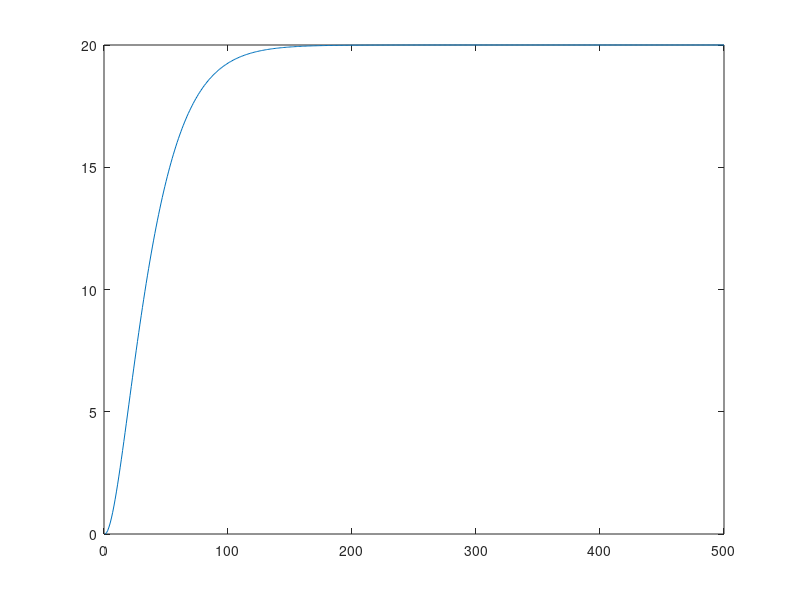
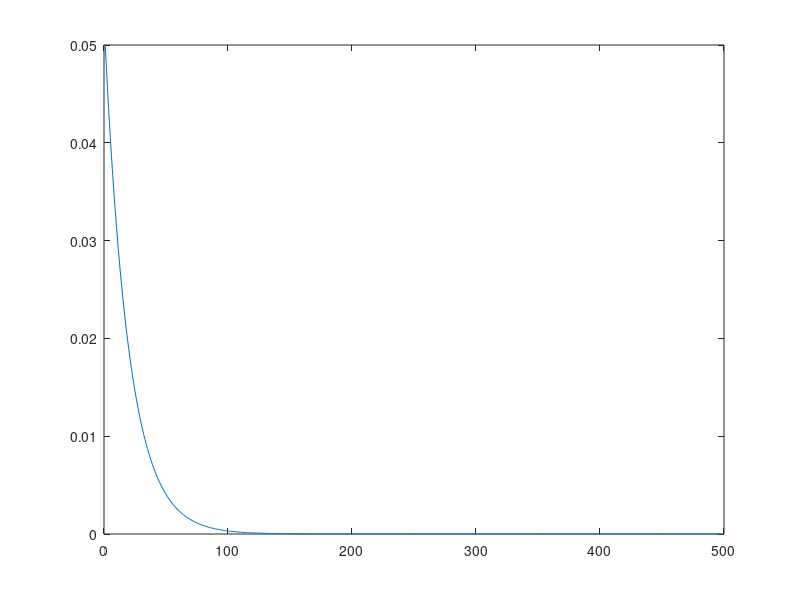

Reproduce these figures in MATLAB, in order.
% c1 = [69,26,74]/255;
% c2 = [238,68,47]/255;
% c3 = [99,172,190]/255;
% c4 = [249,244,236]/255;
% p = panel();
% p.pack(1,2);
% 
% p(1,1).select()
% plot(m(1).T, 'color', c1)
% hold on
% plot(m(2).T, 'color', c2)
% plot(m(3).T, 'color', c3)
% plot(m(1).S(end), 'alpha', 0, 'linestyle', '--', 'linewidth', 1.5, 'edgecolor', c1)
% plot(m(2).S(end), 'alpha', 0, 'linestyle', '--', 'linewidth', 1.5, 'edgecolor', c2)
% plot(m(3).S(end), 'alpha', 0, 'linestyle', '--', 'linewidth', 1.5, 'edgecolor', c3)
% 
% legend(['Mode 1 - Terminal Set'; 
%         'Mode 2 - Terminal Set'; 
%         'Mode 3 - Terminal Set';
%         'Mode 1 - Feasable Set';
%         'Mode 2 - Feasable Set';
%         'Mode 3 - Feasable Set';],...
%         'Location', 'SE')
% title("Feasible and Terminal Sets");
% 
% p(1,2).select()
% [W, ~] = makeWedges(m(1).S(end));
% plot(W, 'edgecolor', c1, 'color', c4);
% title("Fragmented feasible set of mode 1")
% p.de.margin = 7;
% p.margin = [7 7 2 7];
% set(gcf,'position',[452   662   788   420])
% saveFig('fig_1', 'high')
% clf

p = 0.05;
a = 0;
steps = 500;
a_vals = nan(steps,1);
p_vals = nan(steps,1);
for n=1:steps
    a_vals(n) = a;
    p_vals(n) = p*(1-p)^(n-1);
    a = a + n*p*(1-p)^(n-1);
end
plot(a_vals)
figure
plot(p_vals)